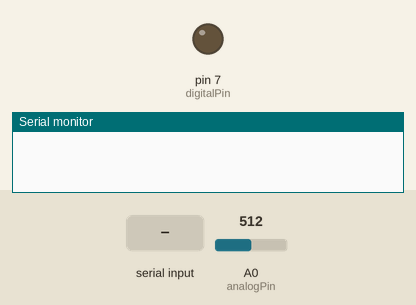
Recording of a sketch running on a simulated Arduino Uno, built with avr-gcc and run on an emulated ATmega328P. Shown: output pins drawn as LEDs (lit = HIGH), the last lines printed to the serial monitor. The inputs (shaded band) are chosen by the test bench; at power-on: A0 (analogPin) = 512.

Above: at 1.2 s.
1.3 s: "90,45\n" received over Serial
At 3.0 s:
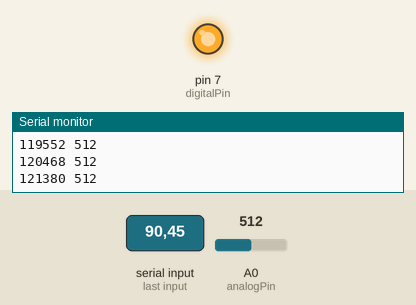
3.5 s: A0 (analogPin) set to 992
6.2 s: A0 (analogPin) set to 1010
Timing chart, 0 to 11.8 s (numbered marks = the images above; inputs shaded):
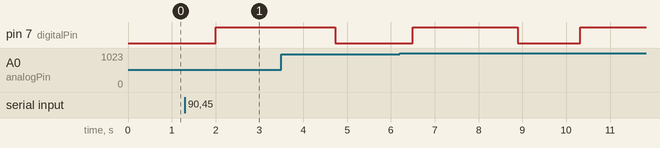

Measured:
- after the input at 1.3 s, pin 7 (digitalPin): LOW → HIGH after 0.70 s

The sketch:

cond2016.ino
```cpp
/*
Questo sketch serve per realizzare un processo di carica e scarica
di un condensatore C attraverso una resistenza R. La tensione di carica
viene fornita dal pin (porta digitale) 7; la tensione viene campionata sull'
ingresso
analogico A0; il campionamento avviene su 256 punti nella fase di carica
e 256 punti in quella di scarica; l'intervallo temporale di campionamento
nominale e'aggiustabile in unitàa'di 100 us
(tra 100 e 900 us)
*/


// Blocco dichiarazioni
const int analogPin=0; // Definisice la porta A0 usata per la lettura
const int digitalPin=7; // Definisce la porta 7 usata per la carica
int i; // Definisice la variabile intera i (contatore)
int delays; // Definisce la variabile intera delays
int V[256]; // Definisce l'array intero V
long t[256]; // Definisice l'array t come intero long
long StartTime; // Definisce il valore StartTime come intero long
int start=0; // Definisce il valore start (usato come flag)
// Istruzioni di inizializzazione
void setup()
  {
   Serial.begin(19200); // Inizializza la porta seriale a 9600 baud
   Serial.flush(); // Pulisce il buffer della porta seriale
   pinMode(digitalPin,OUTPUT); // Definisce digitalPin come output
   digitalWrite(digitalPin,LOW); // e lo pone a valore low
   bitClear(ADCSRA,ADPS0); // Istruzioni necessarie per velocizzare
   bitClear(ADCSRA,ADPS2); // il rate di acquisizione analogica
  }
// Istruzioni del programma
void loop()
  {
    if (Serial.available() >0) // Controlla se il buffer seriale ha qualcosa
      {
        delays = (Serial.read()-'0')*100; // Legge il byte e lo interpreta come ritardo in us
        Serial.flush(); // Svuota la seriale
	start=1; // Pone il flag start a uno
      }
  if(!start) return // Se il flag e' start=0 non esegue le operazioni qui di seguito
                    // altrimenti le fa partire (quindi aspetta di ricevere l'istruzione
                    // di partenza)
    delay(2000); // Aspetta 2000 ms per permettere di partire con condensatore scarico
    digitalWrite(digitalPin,HIGH); // Pone digitalPin a livello alto per la carica
    StartTime=micros(); // Misura il tempo iniziale con l'orologio interno (lettura in us)
    for(i=0;i<2;i++) // Fa un ciclo di due letture a vuoto per "scaricare" l'analogPin
       {
        V[i]=analogRead(analogPin);
       }
    for(i=0;i<256;i++) // Loop per la carica
      {
          t[i]=micros()-StartTime; // Legge il timestamp in us, sottrae lo StartTime e mette il risultato in array t
          V[i]=analogRead(analogPin); // Legge analogPin e lo mette in array V1
          delayMicroseconds(delays); // Aspetta tot us
      }
    for(i=0;i<256;i++) // Loop per la scrittura su porta seriale dei 256 dati della carica
      {
        Serial.print(t[i]); // Scrive t[i]
        Serial.print(" "); // Mette uno spazio
        Serial.println(V[i]); // Scrive V[i] e va a capo
      }
   delay(1000); // Aspetta 1000 ms per completare la carica
   digitalWrite(digitalPin,LOW); // Pone digitalPin a livello basso per la scarica
   StartTime=micros(); // Misura il tempo iniziale con l'orologio interno (lettura in us)
   for(i=0;i<2;i++) // Fa un ciclo di due letture a vuoto per "scaricare" l'analogPin
       {
        V[i]=analogRead(analogPin);
       }
    for(i=0;i<256;i++) // Loop per la carica
      {
          t[i]=micros()-StartTime; // Legge il timestamp in us, sottrae lo StartTime e mette il risultato in array t
          V[i]=analogRead(analogPin); // Legge analogPin e lo mette in array V
          delayMicroseconds(delays); // Aspetta tot us
      }
    for(i=0;i<256;i++) // Loop per la scrittura su porta seriale dei 256 dati della carica
      {
        Serial.print(t[i]); // Scrive t[i]
        Serial.print(" "); // Mette uno spazio
        Serial.println(V [i]); // Scrive V[i] e va a capo
      }
  start=0; // Annulla il flag
    Serial.flush(); // Pulsice il buffer della porta seriale (si sa mai)
}
```
